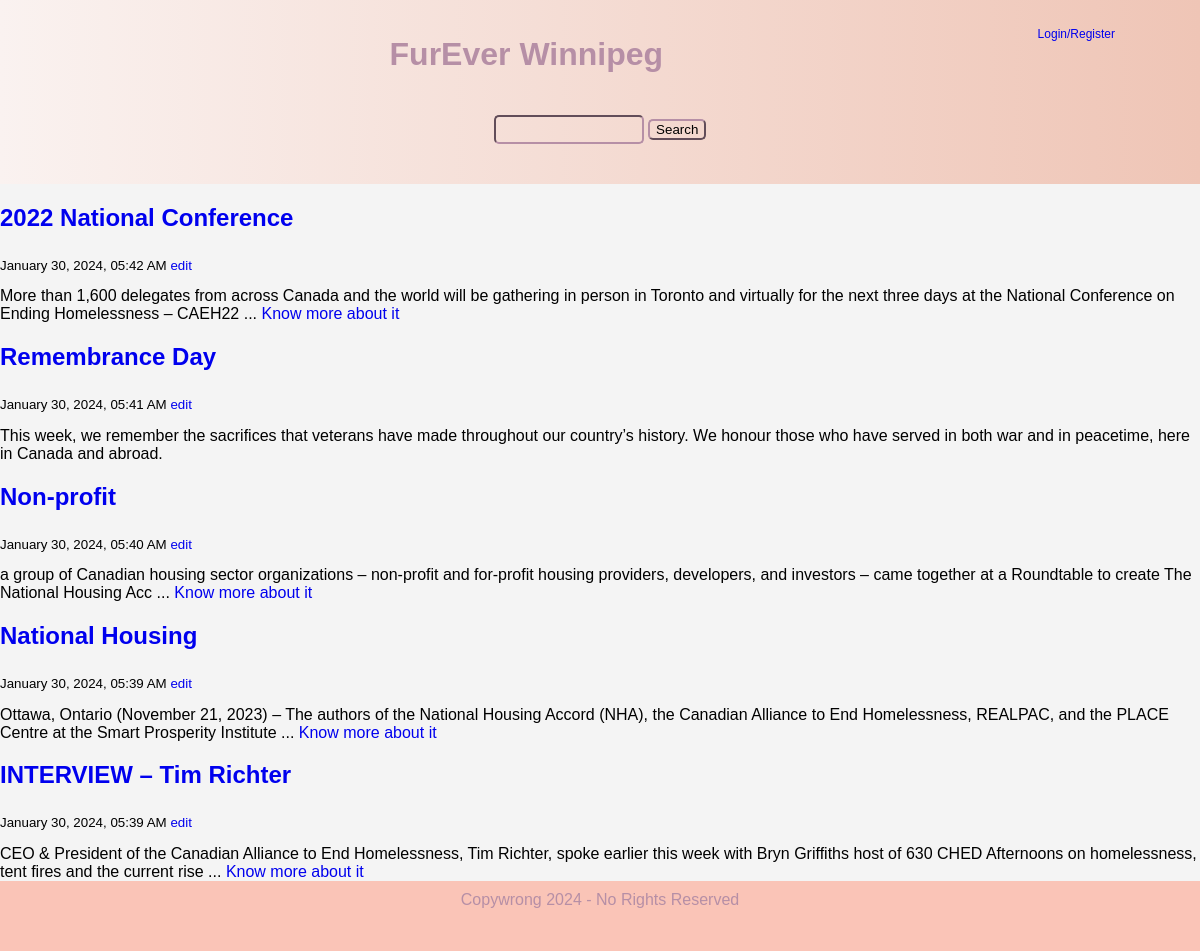
The page / on the database its author committed.
### tables this page shows
CREATE TABLE `blogs` (
  `id` int(11) NOT NULL,
  `title` varchar(30) NOT NULL,
  `content` mediumtext NOT NULL,
  `date` timestamp NOT NULL DEFAULT current_timestamp() ON UPDATE current_timestamp()
);

### index.php (the view, shortened to what this page needs)
<?php
    require('connect.php');
    $query = "SELECT * FROM blogs ORDER BY date DESC LIMIT 5";
    $statement = $db->prepare($query);
    $statement->execute();
?>
<!DOCTYPE html>
<html lang="en">
<head>
    <link rel="stylesheet" href="main.css">
</head>
<body>
    <div id="wrapper">
        <?php include('header.php'); ?>
        <div id="all_blogs">
            <?php while($row = $statement->fetch()): ?>
            <div class="blog_post">
                <h2><a href="showblog.php?id=<?= $row['id'] ?>"><?php echo $row['title'] ?></a></h2>
                <p>
                    <small>
                    <?php
                        $formattedDate = date("F d, Y, h:i A", strtotime($row['date']));
                        echo $formattedDate;
                    ?>
                    <a href="edit.php?id=<?= $row['id'] ?>">edit</a>
                    </small>
                </p>
                <div class="blog_content">
                    <?php echo substr($row['content'], 0, 200);  ?>
                    <?php if (strlen($row['content']) > 200) : ?>
                        ... <a href="showblog.php?id=<?= $row['id'] ?>">Know more about it</a>
                    <?php endif; ?>
                </div>
            </div>
            <?php endwhile; ?>
        </div>
        <div id="footer">
        Copywrong 2024 - No Rights Reserved
        </div>
    </div>
</body>
</html>

### header.php (shortened to what this page needs)
<div id="header">
    <div>
        <?php if (isset($_SESSION['user_id']) || isset($_SESSION['is_admin'])): ?>
            <p class="logout_link"><a href="logout.php">Log Out</a></p>
        <?php else: ?>
            <p class="login_link"><a href="login.php">Login/Register</a></p>
        <?php endif; ?>
    </div>
    <div>
        <h1><a href="index1.php">FurEver Winnipeg</a></h1>
        <form action="search_result.php" method="get" class="search_form">
            <input type="text" name="search" id="search" placeholder="Search" value="<?= isset($_GET['search']) ? $_GET['search'] : ' ' ?>" >
            <button type="submit">Search</button>
        </form>
    </div>
</div>

### main.css (style rules this page uses)
body { font-family: 'Arial', sans-serif; background-color: #f4f4f4; margin: 0; padding: 0; }
#header { background: linear-gradient(to right, #faf2f0, #efc5b6); color: #6a515e; padding: 15px; text-align: center; margin: 0; }
#header h1 a { color: #b68fa6; text-decoration: none; }
.search_form { background: transparent; margin-bottom: -10px; }
.search_form input, .search_form button { background: transparent; border-color: #b68fa6; border-radius: 5px; }
.search_form input { width: 150px; color: #000; padding: 5px; transition: width 0.4s ease-in-out; }
.search_form button { color: #000; cursor: pointer; }
.logout_link, .login_link { margin-right: 70px; }
.login_link { float: right; font-size: 12px; }
#wrapper { min-height: 100%; margin-bottom: -50px; }
p, .animal_description p, .story_content { margin: 10px 0; line-height: 1.6; }
a { text-decoration: none; }
#footer { height: 50px; background-color: #fac4b7; color: #b68fa6; padding: 10px; text-align: center; }
form { max-width: 700px; margin: 20px auto; background-color: #fff; padding: 20px; border-radius: 5px; }
input, textarea { width: 100%; padding: 10px; margin-bottom: 15px; box-sizing: border-box; }

### rows shown on the page
blogs: title "2022 National Conference", date "January 30, 2024, 05:42 AM", content "More than 1,600 delegates from across Canada and the world will be gathering in person in Toronto and virtually for the next three days at the National Conference on Ending Homelessness – CAEH22"
blogs: title "Remembrance Day", date "January 30, 2024, 05:41 AM", content "This week, we remember the sacrifices that veterans have made throughout our country’s history. We honour those who have served in both war and in peacetime, here in Canada and abroad."
blogs: title "Non-profit", date "January 30, 2024, 05:40 AM", content "a group of Canadian housing sector organizations – non-profit and for-profit housing providers, developers, and investors – came together at a Roundtable to create The National Housing Acc"
blogs: title "National Housing", date "January 30, 2024, 05:39 AM", content "Ottawa, Ontario (November 21, 2023) – The authors of the National Housing Accord (NHA), the Canadian Alliance to End Homelessness, REALPAC, and the PLACE Centre at the Smart Prosperity Institute"
blogs: title "INTERVIEW – Tim Richter", date "January 30, 2024, 05:39 AM", content "CEO & President of the Canadian Alliance to End Homelessness, Tim Richter, spoke earlier this week with Bryn Griffiths host of 630 CHED Afternoons on homelessness, tent fires and the current rise"
